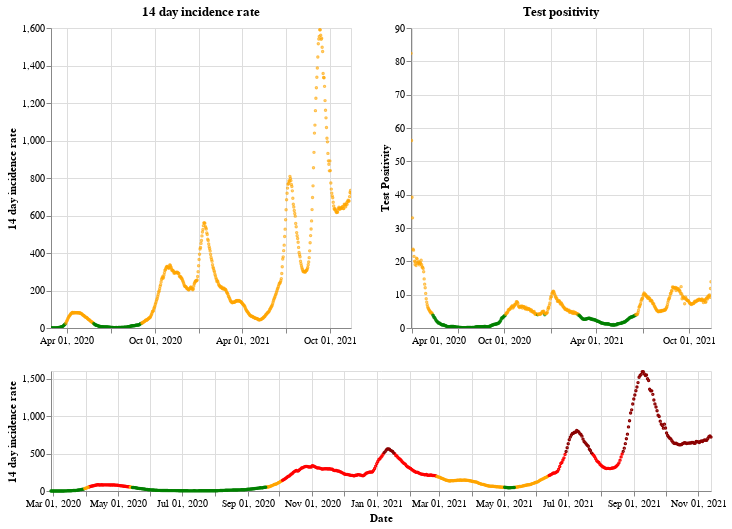

The notebook cell saved with this chart:
### Markdown cell above
## Scotland

### Code cell
plot_traffic_light('Scotland')

### Figure 1 — Vega-Lite specification as saved in the notebook (floating-point values rounded to 4 significant figures; data arrays with more than 128 entries replaced by an {"elided": "..."} marker saying what was removed)
{"config": {"view": {"continuousWidth": 400, "continuousHeight": 300}}, "vconcat": [{"hconcat": [{"mark": {"type": "point", "size": 2}, "encoding": {"color": {"condition": {"value": "green", "test": "(datum.twoWeeklyCasesRate <= 25)"}, "value": "orange"}, "tooltip": [{"type": "nominal", "field": "areaName"}, {"type": "temporal", "field": "date"}, {"type": "quantitative", "field": "twoWeeklyCasesRate"}, {"type": "quantitative", "field": "testPositivity"}], "x": {"type": "temporal", "axis": {"title": ""}, "field": "date", "scale": {"domain": {"selection": "DateBrush"}}, "timeUnit": "yearmonthdate"}, "y": {"type": "quantitative", "axis": {"title": "14 day incidence rate"}, "field": "twoWeeklyCasesRate"}}, "title": "14 day incidence rate", "width": 300}, {"mark": {"type": "point", "size": 2}, "encoding": {"color": {"condition": {"value": "green", "test": "(datum.testPositivity <= 4)"}, "value": "orange"}, "tooltip": [{"type": "nominal", "field": "areaName"}, {"type": "temporal", "field": "date"}, {"type": "quantitative", "field": "twoWeeklyCasesRate"}, {"type": "quantitative", "field": "testPositivity"}], "x": {"type": "temporal", "axis": {"title": ""}, "field": "date", "scale": {"domain": {"selection": "DateBrush"}}, "timeUnit": "yearmonthdate"}, "y": {"type": "quantitative", "axis": {"title": "Test Positivity"}, "field": "testPositivity"}}, "title": "Test positivity", "width": 300}]}, {"layer": [{"mark": {"type": "point", "size": 2}, "encoding": {"color": {"condition": {"value": "orange", "test": "(((datum.testPositivity < 4) && (datum.twoWeeklyCasesRate >= 50)) && (datum.twoWeeklyCasesRate < 200))"}, "value": "red"}, "opacity": {"condition": {"value": 1, "test": "((datum.twoWeeklyCasesRate >= 50) && (datum.twoWeeklyCasesRate < 500))"}, "value": 0}, "tooltip": [{"type": "nominal", "field": "areaName"}, {"type": "temporal", "field": "date"}, {"type": "quantitative", "field": "twoWeeklyCasesRate"}, {"type": "quantitative", "field": "testPositivity"}], "x": {"type": "temporal", "axis": {"title": "Date"}, "field": "date", "timeUnit": "yearmonthdate"}, "y": {"type": "quantitative", "axis": {"title": "14 day incidence rate"}, "field": "twoWeeklyCasesRate"}}, "selection": {"DateBrush": {"type": "interval", "encodings": ["x"], "fields": ["Time"]}}}, {"mark": {"type": "point", "size": 2}, "encoding": {"color": {"value": "darkred"}, "opacity": {"condition": {"value": 1, "test": "(datum.twoWeeklyCasesRate >= 500)"}, "value": 0}, "tooltip": [{"type": "nominal", "field": "areaName"}, {"type": "temporal", "field": "date"}, {"type": "quantitative", "field": "twoWeeklyCasesRate"}, {"type": "quantitative", "field": "testPositivity"}], "x": {"type": "temporal", "axis": {"title": "Date"}, "field": "date", "timeUnit": "yearmonthdate"}, "y": {"type": "quantitative", "axis": {"title": "14 day incidence rate"}, "field": "twoWeeklyCasesRate"}}}, {"mark": {"type": "point", "size": 2}, "encoding": {"color": {"condition": {"value": "green", "test": "((datum.testPositivity < 4) && (datum.twoWeeklyCasesRate < 50))"}, "value": "orange"}, "opacity": {"condition": {"value": 1, "test": "(datum.twoWeeklyCasesRate < 50)"}, "value": 0}, "tooltip": [{"type": "nominal", "field": "areaName"}, {"type": "temporal", "field": "date"}, {"type": "quantitative", "field": "twoWeeklyCasesRate"}, {"type": "quantitative", "field": "testPositivity"}], "x": {"type": "temporal", "axis": {"title": "Date"}, "field": "date", "timeUnit": "yearmonthdate"}, "y": {"type": "quantitative", "axis": {"title": "14 day incidence rate"}, "field": "twoWeeklyCasesRate"}}}], "height": 120, "width": 660}], "data": {"name": "data-8bd641656fd810920acd3acea60346d3"}, "$schema": "https://vega.github.io/schema/vega-lite/v4.8.1.json", "datasets": {"data-8bd641656fd810920acd3acea60346d3": {"elided": "625 records"}}}
